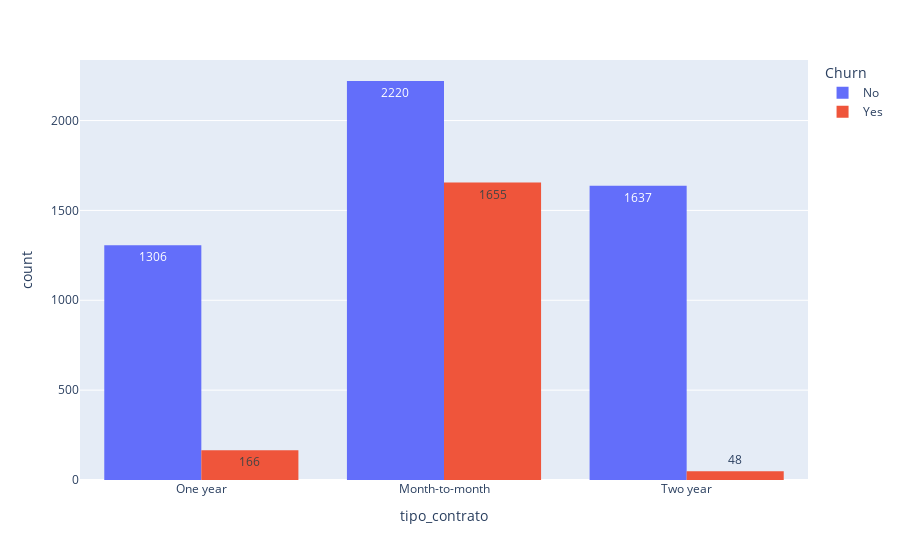

Notebook cell for this chart:
### Code cell
px.histogram(df, x = 'tipo_contrato', text_auto = True, color = 'Churn', barmode = 'group')

### Figure 1 — Plotly figure (JSON) as saved in the notebook; plotly's stock layout.template omitted (floating-point values rounded to 4 significant figures; data arrays with more than 128 entries replaced by an {"elided": "..."} marker saying what was removed)
{"data": [{"alignmentgroup": "True", "bingroup": "x", "hovertemplate": "Churn=No<br>tipo_contrato=%{x}<br>count=%{y}<extra></extra>", "legendgroup": "No", "marker": {"color": "#636efa", "pattern": {"shape": ""}}, "name": "No", "offsetgroup": "No", "orientation": "v", "showlegend": true, "texttemplate": "%{value}", "x": {"elided": "5163 str values"}, "xaxis": "x", "yaxis": "y", "type": "histogram"}, {"alignmentgroup": "True", "bingroup": "x", "hovertemplate": "Churn=Yes<br>tipo_contrato=%{x}<br>count=%{y}<extra></extra>", "legendgroup": "Yes", "marker": {"color": "#EF553B", "pattern": {"shape": ""}}, "name": "Yes", "offsetgroup": "Yes", "orientation": "v", "showlegend": true, "texttemplate": "%{value}", "x": {"elided": "1869 str values"}, "xaxis": "x", "yaxis": "y", "type": "histogram"}], "layout": {"xaxis": {"anchor": "y", "domain": [0.0, 1.0], "title": {"text": "tipo_contrato"}}, "yaxis": {"anchor": "x", "domain": [0.0, 1.0], "title": {"text": "count"}}, "legend": {"title": {"text": "Churn"}, "tracegroupgap": 0}, "margin": {"t": 60}, "barmode": "group"}}
